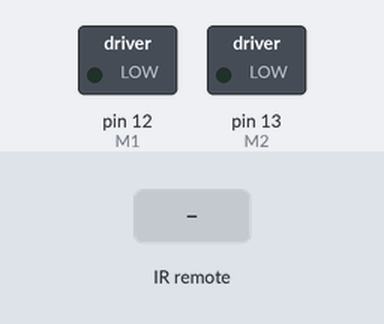
Simulated run of this sketch. Board: Arduino Uno, built with avr-gcc and run on an emulated ATmega328P. Shown: switched loads named in the sketch (green lamp = pin HIGH). Inputs (shaded band) come from the test bench.

Above: at 1.2 s.
1.3 s: infrared code 0x9CB47 received
At 1.8 s:
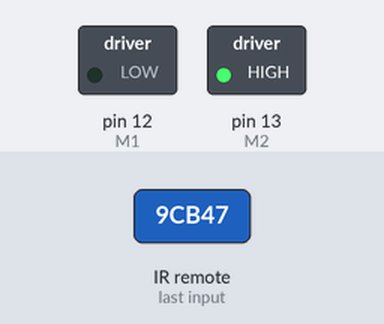
2.8 s: infrared code 0xDCB47 received
At 4.0 s:
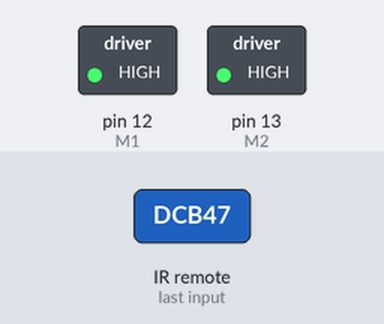
4.3 s: infrared code 0x5CB47 received
At 5.3 s:
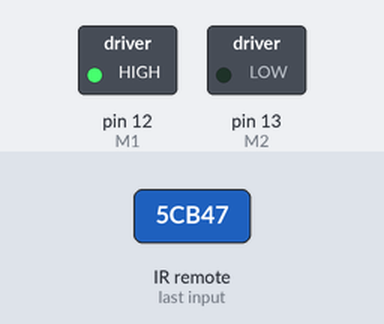
5.8 s: infrared code 0x3CB47 received
At 6.5 s:
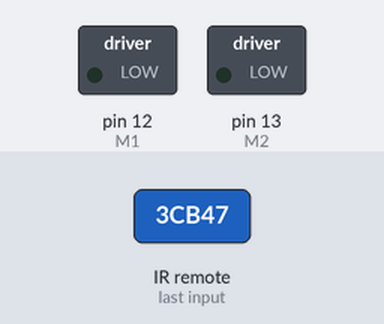
Timing chart, 0 to 8.3 s (numbered marks = the images above; inputs shaded):
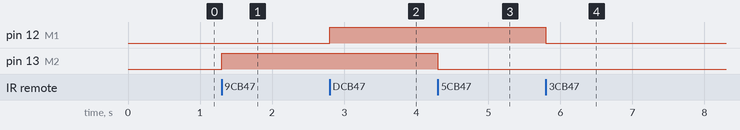

Measured:
- after the input at 1.3 s, pin 13 (M2): LOW → HIGH at once
- after the input at 2.8 s, pin 12 (M1): LOW → HIGH at once
- after the input at 4.3 s, pin 13 (M2): HIGH → LOW at once
- after the input at 5.8 s, pin 12 (M1): HIGH → LOW at once

The sketch:

RobotGaia-IrRemote-4WD.ino
```cpp
/* Sketch realizzato da Cristian Milia per info cmonline58@yahoo.it
 * Lo sketch è stato realizzato per il seguente materiale installato:
 * Arduino Uno rev.3
 * 2A Motor Shield Twin L298P V1.1 DFROBOT
 * Sensore IR TSOP38238
 * nr. 4 Motori Micro DC Geared Motor
 * Il collegamento dei motori e del sensore è molto semplice. I due motori latareli sinistri (guardando il Robot da dietro),
 * sono stati collegati sulla scheda motori (2A Motor Shield Twin L298P V1.1 DFROBOT)M1+ e M1- mentre i motori di destra a M2+ e M1-,
 * il sensore IR è stato collegato il piedino out del sensore al pin 3 della scheda motori. Il positivo del sensore al VIM della scheda motori,
 * il negativo del sensore al GND della scheda motori.
 * N.B. Vi consiglio per evitare errori di caricare su Arduino, prima lo Sketch che trovate qui nella mia scheda Github denominato IRecvDemo al fine di decodificare,
 * i comandi del vostro telecomando che vanno inseriti subito dopo results.value ==.
 * Per qualsiasi problema e informazioni potete tranquillamente contattarmi alla mail che ho inserito all'inizio del commento
 */


#include <IRremote.h>  // chiamo la libreria IRremote.h

#define E1 10 // PWM Speed Control (Controllo Velocità) Motore di Sinistra
#define M1 12 // Direction Control (Controllo Direzione)Motore di Sinistra
#define E2 11  // PWM Speed Control (Controllo Velocità)Motore di Destra
#define M2 13 // Direction Control (Controllo Direzione)Motore di Destra


int RECV_PIN = 3; // E' il numero del Pin della scheda motori dove ho collegato il mio sensore IR


IRrecv irrecv(RECV_PIN);

decode_results results;

void setup()

{

irrecv.enableIRIn();


pinMode(M1,OUTPUT);
pinMode(M2,OUTPUT);

}

void loop() {

if (irrecv.decode(&results)) {

irrecv.resume();

if (results.value == 0x9CB47){ // Tasto freccia AVANTI decodificata del mio telecomdando Samsung, muove il Robot in avanti

digitalWrite(E1,150); // Imposto la velocità dei due motori sx a 150
digitalWrite(M1,LOW); // Setto a LOW Direction Control (Controllo Direzione)Motore di Sinistra
digitalWrite(E2,120); // Imposto la velocità dei due motori dx a 120
digitalWrite(M2,HIGH); // Setto a HIGH Direction Control (Controllo Direzione)Motore di Destra affinchè le ruote girano nello stesso senso delle ruote sx


} else if(results.value == 0xDCB47){ // Tasto freccia SINISTRA decodificata del mio telecomdando Samsung, permette al Robot di girare a sinistra

digitalWrite(M1,HIGH);
digitalWrite(E1,130);
digitalWrite(M2,HIGH);
digitalWrite(E2,130);


} else if(results.value == 0x3CB47){ // Tasto freccia DESTRA decodificato del mio telecomdando Samsung, permette al Robot di girare a destra

digitalWrite(M2,LOW);
digitalWrite(E2,130);
digitalWrite(M1,LOW);
digitalWrite(E1,130);


} else if(results.value == 0x5CB47){ // Tasto freccia RETROMARCIA decodificato del mio telecomdando Samsung, permette al Robot di effettuare retromarcia

digitalWrite(E1,130);
digitalWrite(M1,HIGH);
digitalWrite(E2,130);
digitalWrite(M2,LOW);


} else if(results.value == 0xBCB47){ // Tasto centrale STOP decodificato del mio telecomdando Samsung, permette al Robot di fermare la marcia

digitalWrite(E1,LOW);
digitalWrite(E2,LOW);
digitalWrite(M1,LOW);
digitalWrite(M2,LOW);


irrecv.resume();

}

}

}
```
